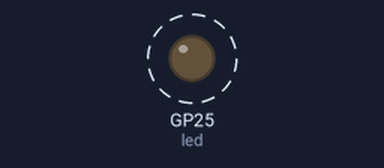
Recording of a program running on a simulated Raspberry Pi Pico running MicroPython. Shown: output pins drawn as LEDs (lit = HIGH). Dashed ring = blinking. What the program prints to the serial console is not drawn.

Above: at 0.5 s.
Timing chart, 0 to 4.6 s (numbered marks = the images above):
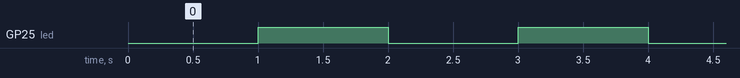

Measured:
- by itself, GP25 (led): alternates HIGH for 1.0 s and LOW for 1.0 s

The program:

led_example.py
```python
from machine import Pin, Timer

led = Pin(25, Pin.OUT)
Counter = 0
Fun_Num = 0

def fun(tim):
    global Counter
    Counter = Counter + 1
    print(Counter)
    led.value(Counter%2)

tim = Timer(-1)
tim.init(period=1000, mode=Timer.PERIODIC, callback=fun)
```
